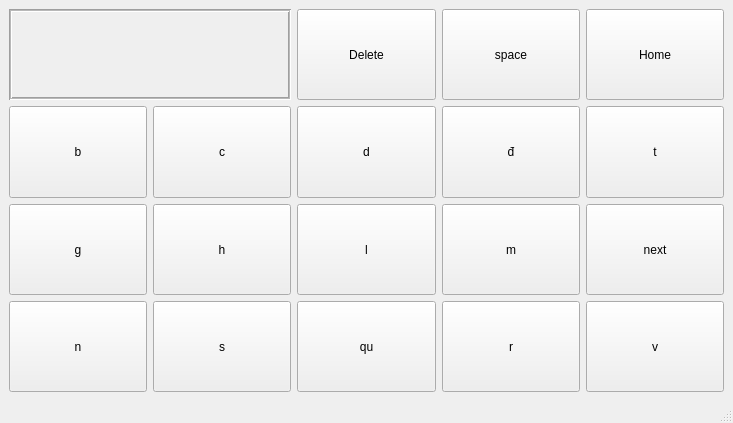
<?xml version="1.0" encoding="UTF-8"?>
<ui version="4.0">
 <class>MainWindow</class>
 <widget class="QMainWindow" name="MainWindow">
  <property name="geometry">
   <rect>
    <x>0</x>
    <y>0</y>
    <width>733</width>
    <height>423</height>
   </rect>
  </property>
  <property name="windowTitle">
   <string>MainWindow</string>
  </property>
  <widget class="QWidget" name="centralwidget">
   <layout class="QGridLayout" name="gridLayout_2">
    <item row="0" column="0">
     <layout class="QGridLayout" name="gridLayout">
      <item row="2" column="0">
       <widget class="QPushButton" name="pushButton_6">
        <property name="sizePolicy">
         <sizepolicy hsizetype="Preferred" vsizetype="Preferred">
          <horstretch>0</horstretch>
          <verstretch>0</verstretch>
         </sizepolicy>
        </property>
        <property name="text">
         <string>g</string>
        </property>
       </widget>
      </item>
      <item row="1" column="1">
       <widget class="QPushButton" name="pushButton_2">
        <property name="sizePolicy">
         <sizepolicy hsizetype="Preferred" vsizetype="Preferred">
          <horstretch>0</horstretch>
          <verstretch>0</verstretch>
         </sizepolicy>
        </property>
        <property name="text">
         <string>c</string>
        </property>
       </widget>
      </item>
      <item row="2" column="3">
       <widget class="QPushButton" name="pushButton_9">
        <property name="sizePolicy">
         <sizepolicy hsizetype="Preferred" vsizetype="Preferred">
          <horstretch>0</horstretch>
          <verstretch>0</verstretch>
         </sizepolicy>
        </property>
        <property name="text">
         <string>m</string>
        </property>
       </widget>
      </item>
      <item row="1" column="4">
       <widget class="QPushButton" name="pushButton_5">
        <property name="sizePolicy">
         <sizepolicy hsizetype="Preferred" vsizetype="Preferred">
          <horstretch>0</horstretch>
          <verstretch>0</verstretch>
         </sizepolicy>
        </property>
        <property name="text">
         <string>t</string>
        </property>
       </widget>
      </item>
      <item row="1" column="2">
       <widget class="QPushButton" name="pushButton_3">
        <property name="sizePolicy">
         <sizepolicy hsizetype="Preferred" vsizetype="Preferred">
          <horstretch>0</horstretch>
          <verstretch>0</verstretch>
         </sizepolicy>
        </property>
        <property name="text">
         <string>d</string>
        </property>
       </widget>
      </item>
      <item row="0" column="0" colspan="2">
       <widget class="QLabel" name="label">
        <property name="sizePolicy">
         <sizepolicy hsizetype="Preferred" vsizetype="Preferred">
          <horstretch>0</horstretch>
          <verstretch>0</verstretch>
         </sizepolicy>
        </property>
        <property name="frameShape">
         <enum>QFrame::Box</enum>
        </property>
        <property name="frameShadow">
         <enum>QFrame::Sunken</enum>
        </property>
        <property name="lineWidth">
         <number>1</number>
        </property>
        <property name="midLineWidth">
         <number>1</number>
        </property>
        <property name="text">
         <string>&lt;html&gt;&lt;head/&gt;&lt;body&gt;&lt;p&gt;&lt;br/&gt;&lt;/p&gt;&lt;/body&gt;&lt;/html&gt;</string>
        </property>
        <property name="openExternalLinks">
         <bool>false</bool>
        </property>
       </widget>
      </item>
      <item row="0" column="3">
       <widget class="QPushButton" name="pushButton_16">
        <property name="sizePolicy">
         <sizepolicy hsizetype="Preferred" vsizetype="Preferred">
          <horstretch>0</horstretch>
          <verstretch>0</verstretch>
         </sizepolicy>
        </property>
        <property name="text">
         <string>space</string>
        </property>
       </widget>
      </item>
      <item row="2" column="4">
       <widget class="QPushButton" name="pushButton_10">
        <property name="sizePolicy">
         <sizepolicy hsizetype="Preferred" vsizetype="Preferred">
          <horstretch>0</horstretch>
          <verstretch>0</verstretch>
         </sizepolicy>
        </property>
        <property name="text">
         <string>next</string>
        </property>
       </widget>
      </item>
      <item row="0" column="4">
       <widget class="QPushButton" name="pushButton_18">
        <property name="sizePolicy">
         <sizepolicy hsizetype="Preferred" vsizetype="Preferred">
          <horstretch>0</horstretch>
          <verstretch>0</verstretch>
         </sizepolicy>
        </property>
        <property name="text">
         <string>Home</string>
        </property>
       </widget>
      </item>
      <item row="2" column="1">
       <widget class="QPushButton" name="pushButton_7">
        <property name="sizePolicy">
         <sizepolicy hsizetype="Preferred" vsizetype="Preferred">
          <horstretch>0</horstretch>
          <verstretch>0</verstretch>
         </sizepolicy>
        </property>
        <property name="text">
         <string>h</string>
        </property>
       </widget>
      </item>
      <item row="2" column="2">
       <widget class="QPushButton" name="pushButton_8">
        <property name="sizePolicy">
         <sizepolicy hsizetype="Preferred" vsizetype="Preferred">
          <horstretch>0</horstretch>
          <verstretch>0</verstretch>
         </sizepolicy>
        </property>
        <property name="text">
         <string>l</string>
        </property>
       </widget>
      </item>
      <item row="1" column="3">
       <widget class="QPushButton" name="pushButton_4">
        <property name="sizePolicy">
         <sizepolicy hsizetype="Preferred" vsizetype="Preferred">
          <horstretch>0</horstretch>
          <verstretch>0</verstretch>
         </sizepolicy>
        </property>
        <property name="text">
         <string>đ</string>
        </property>
       </widget>
      </item>
      <item row="0" column="2">
       <widget class="QPushButton" name="pushButton_17">
        <property name="sizePolicy">
         <sizepolicy hsizetype="Preferred" vsizetype="Preferred">
          <horstretch>0</horstretch>
          <verstretch>0</verstretch>
         </sizepolicy>
        </property>
        <property name="text">
         <string>Delete</string>
        </property>
       </widget>
      </item>
      <item row="1" column="0">
       <widget class="QPushButton" name="pushButton">
        <property name="sizePolicy">
         <sizepolicy hsizetype="Preferred" vsizetype="Preferred">
          <horstretch>0</horstretch>
          <verstretch>0</verstretch>
         </sizepolicy>
        </property>
        <property name="styleSheet">
         <string notr="true"/>
        </property>
        <property name="text">
         <string>b</string>
        </property>
       </widget>
      </item>
      <item row="3" column="4">
       <widget class="QPushButton" name="pushButton_15">
        <property name="sizePolicy">
         <sizepolicy hsizetype="Preferred" vsizetype="Preferred">
          <horstretch>0</horstretch>
          <verstretch>0</verstretch>
         </sizepolicy>
        </property>
        <property name="text">
         <string>v</string>
        </property>
       </widget>
      </item>
      <item row="3" column="3">
       <widget class="QPushButton" name="pushButton_14">
        <property name="sizePolicy">
         <sizepolicy hsizetype="Preferred" vsizetype="Preferred">
          <horstretch>0</horstretch>
          <verstretch>0</verstretch>
         </sizepolicy>
        </property>
        <property name="text">
         <string>r</string>
        </property>
       </widget>
      </item>
      <item row="3" column="2">
       <widget class="QPushButton" name="pushButton_13">
        <property name="sizePolicy">
         <sizepolicy hsizetype="Preferred" vsizetype="Preferred">
          <horstretch>0</horstretch>
          <verstretch>0</verstretch>
         </sizepolicy>
        </property>
        <property name="text">
         <string>qu</string>
        </property>
       </widget>
      </item>
      <item row="3" column="1">
       <widget class="QPushButton" name="pushButton_12">
        <property name="sizePolicy">
         <sizepolicy hsizetype="Preferred" vsizetype="Preferred">
          <horstretch>0</horstretch>
          <verstretch>0</verstretch>
         </sizepolicy>
        </property>
        <property name="text">
         <string>s</string>
        </property>
       </widget>
      </item>
      <item row="3" column="0">
       <widget class="QPushButton" name="pushButton_11">
        <property name="sizePolicy">
         <sizepolicy hsizetype="Preferred" vsizetype="Preferred">
          <horstretch>0</horstretch>
          <verstretch>0</verstretch>
         </sizepolicy>
        </property>
        <property name="text">
         <string>n</string>
        </property>
       </widget>
      </item>
     </layout>
    </item>
   </layout>
  </widget>
  <widget class="QMenuBar" name="menubar">
   <property name="geometry">
    <rect>
     <x>0</x>
     <y>0</y>
     <width>733</width>
     <height>21</height>
    </rect>
   </property>
  </widget>
  <widget class="QStatusBar" name="statusbar"/>
 </widget>
 <resources/>
 <connections/>
</ui>
